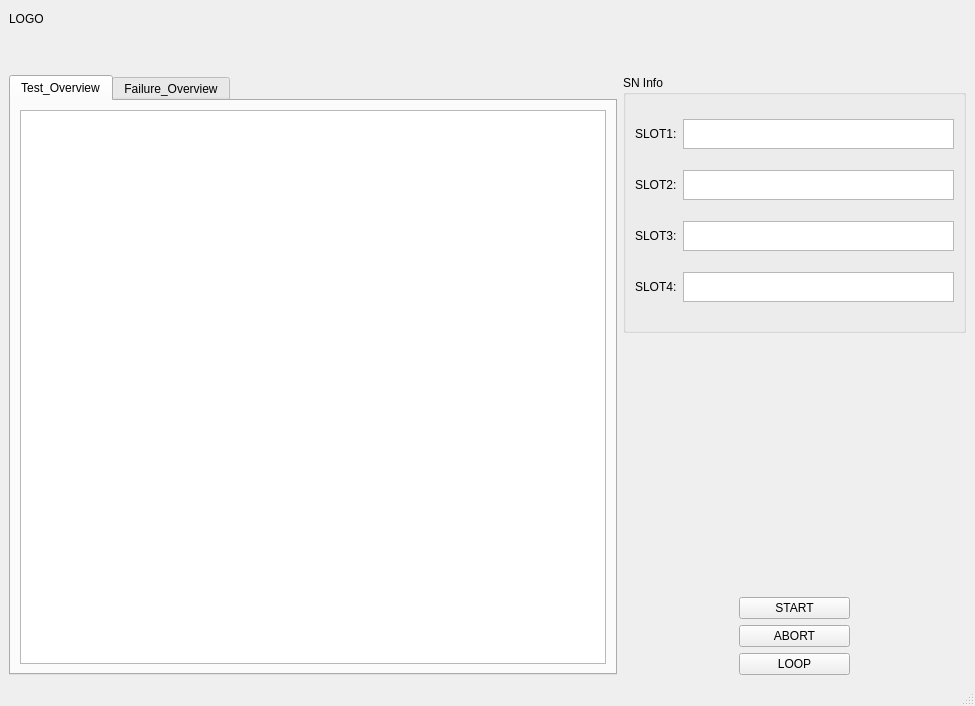
<?xml version="1.0" encoding="UTF-8"?>
<ui version="4.0">
 <class>MainWindow</class>
 <widget class="QMainWindow" name="MainWindow">
  <property name="geometry">
   <rect>
    <x>0</x>
    <y>0</y>
    <width>975</width>
    <height>706</height>
   </rect>
  </property>
  <property name="sizePolicy">
   <sizepolicy hsizetype="Fixed" vsizetype="Fixed">
    <horstretch>0</horstretch>
    <verstretch>0</verstretch>
   </sizepolicy>
  </property>
  <property name="maximumSize">
   <size>
    <width>16777215</width>
    <height>16777215</height>
   </size>
  </property>
  <property name="windowTitle">
   <string>Ingenuity</string>
  </property>
  <widget class="QWidget" name="centralwidget">
   <layout class="QGridLayout" name="gridLayout_4">
    <item row="0" column="0">
     <widget class="QLabel" name="label">
      <property name="sizePolicy">
       <sizepolicy hsizetype="Preferred" vsizetype="Preferred">
        <horstretch>1</horstretch>
        <verstretch>0</verstretch>
       </sizepolicy>
      </property>
      <property name="text">
       <string>LOGO</string>
      </property>
     </widget>
    </item>
    <item row="0" column="2">
     <spacer name="horizontalSpacer">
      <property name="orientation">
       <enum>Qt::Horizontal</enum>
      </property>
      <property name="sizeHint" stdset="0">
       <size>
        <width>343</width>
        <height>20</height>
       </size>
      </property>
     </spacer>
    </item>
    <item row="0" column="1">
     <spacer name="horizontalSpacer_2">
      <property name="orientation">
       <enum>Qt::Horizontal</enum>
      </property>
      <property name="sizeHint" stdset="0">
       <size>
        <width>538</width>
        <height>20</height>
       </size>
      </property>
     </spacer>
    </item>
    <item row="2" column="2">
     <layout class="QGridLayout" name="gridLayout_3">
      <item row="0" column="0" colspan="3">
       <widget class="QGroupBox" name="group_slotinfo">
        <property name="sizePolicy">
         <sizepolicy hsizetype="Expanding" vsizetype="Expanding">
          <horstretch>0</horstretch>
          <verstretch>0</verstretch>
         </sizepolicy>
        </property>
        <property name="title">
         <string>SN Info</string>
        </property>
        <layout class="QGridLayout" name="gridLayout_2">
         <item row="2" column="0">
          <widget class="QLabel" name="label_slot3">
           <property name="sizePolicy">
            <sizepolicy hsizetype="Expanding" vsizetype="Expanding">
             <horstretch>0</horstretch>
             <verstretch>0</verstretch>
            </sizepolicy>
           </property>
           <property name="maximumSize">
            <size>
             <width>16777215</width>
             <height>30</height>
            </size>
           </property>
           <property name="text">
            <string>SLOT3:</string>
           </property>
          </widget>
         </item>
         <item row="3" column="0">
          <widget class="QLabel" name="label_slot4">
           <property name="sizePolicy">
            <sizepolicy hsizetype="Expanding" vsizetype="Expanding">
             <horstretch>0</horstretch>
             <verstretch>0</verstretch>
            </sizepolicy>
           </property>
           <property name="maximumSize">
            <size>
             <width>16777215</width>
             <height>30</height>
            </size>
           </property>
           <property name="text">
            <string>SLOT4:</string>
           </property>
          </widget>
         </item>
         <item row="3" column="1">
          <widget class="QTextBrowser" name="textBrowser_4">
           <property name="sizePolicy">
            <sizepolicy hsizetype="Expanding" vsizetype="Expanding">
             <horstretch>0</horstretch>
             <verstretch>0</verstretch>
            </sizepolicy>
           </property>
           <property name="maximumSize">
            <size>
             <width>16777215</width>
             <height>30</height>
            </size>
           </property>
          </widget>
         </item>
         <item row="0" column="0">
          <widget class="QLabel" name="label_slot1">
           <property name="sizePolicy">
            <sizepolicy hsizetype="Expanding" vsizetype="Expanding">
             <horstretch>0</horstretch>
             <verstretch>0</verstretch>
            </sizepolicy>
           </property>
           <property name="maximumSize">
            <size>
             <width>16777215</width>
             <height>30</height>
            </size>
           </property>
           <property name="text">
            <string>SLOT1:</string>
           </property>
          </widget>
         </item>
         <item row="1" column="1">
          <widget class="QTextBrowser" name="textBrowser_2">
           <property name="maximumSize">
            <size>
             <width>16777215</width>
             <height>30</height>
            </size>
           </property>
          </widget>
         </item>
         <item row="1" column="0">
          <widget class="QLabel" name="label_slot2">
           <property name="sizePolicy">
            <sizepolicy hsizetype="Expanding" vsizetype="Expanding">
             <horstretch>0</horstretch>
             <verstretch>0</verstretch>
            </sizepolicy>
           </property>
           <property name="maximumSize">
            <size>
             <width>16777215</width>
             <height>30</height>
            </size>
           </property>
           <property name="text">
            <string>SLOT2:</string>
           </property>
          </widget>
         </item>
         <item row="0" column="1">
          <widget class="QTextBrowser" name="textBrowser">
           <property name="sizePolicy">
            <sizepolicy hsizetype="Expanding" vsizetype="Expanding">
             <horstretch>1</horstretch>
             <verstretch>0</verstretch>
            </sizepolicy>
           </property>
           <property name="maximumSize">
            <size>
             <width>16777215</width>
             <height>30</height>
            </size>
           </property>
          </widget>
         </item>
         <item row="2" column="1">
          <widget class="QTextBrowser" name="textBrowser_3">
           <property name="minimumSize">
            <size>
             <width>0</width>
             <height>0</height>
            </size>
           </property>
           <property name="maximumSize">
            <size>
             <width>16777215</width>
             <height>30</height>
            </size>
           </property>
          </widget>
         </item>
        </layout>
       </widget>
      </item>
      <item row="3" column="1">
       <widget class="QPushButton" name="bt_abort">
        <property name="text">
         <string>ABORT</string>
        </property>
       </widget>
      </item>
      <item row="2" column="1">
       <widget class="QPushButton" name="bt_start">
        <property name="text">
         <string>START</string>
        </property>
       </widget>
      </item>
      <item row="4" column="1">
       <widget class="QPushButton" name="bt_loop">
        <property name="text">
         <string>LOOP</string>
        </property>
       </widget>
      </item>
      <item row="1" column="1">
       <spacer name="verticalSpacer">
        <property name="orientation">
         <enum>Qt::Vertical</enum>
        </property>
        <property name="sizeHint" stdset="0">
         <size>
          <width>20</width>
          <height>40</height>
         </size>
        </property>
       </spacer>
      </item>
     </layout>
    </item>
    <item row="2" column="0" colspan="2">
     <widget class="QTabWidget" name="tabWidget">
      <property name="sizePolicy">
       <sizepolicy hsizetype="Expanding" vsizetype="Expanding">
        <horstretch>0</horstretch>
        <verstretch>1</verstretch>
       </sizepolicy>
      </property>
      <property name="currentIndex">
       <number>0</number>
      </property>
      <widget class="QWidget" name="tab_testOverview">
       <attribute name="title">
        <string>Test_Overview</string>
       </attribute>
       <layout class="QGridLayout" name="gridLayout">
        <item row="0" column="0">
         <widget class="QTableView" name="tableview_test"/>
        </item>
       </layout>
      </widget>
      <widget class="QWidget" name="tab_failureOverview">
       <attribute name="title">
        <string>Failure_Overview</string>
       </attribute>
       <widget class="QTableView" name="tableview_failure">
        <property name="geometry">
         <rect>
          <x>0</x>
          <y>0</y>
          <width>581</width>
          <height>581</height>
         </rect>
        </property>
       </widget>
      </widget>
     </widget>
    </item>
    <item row="1" column="1">
     <spacer name="verticalSpacer_2">
      <property name="orientation">
       <enum>Qt::Vertical</enum>
      </property>
      <property name="sizeHint" stdset="0">
       <size>
        <width>20</width>
        <height>40</height>
       </size>
      </property>
     </spacer>
    </item>
   </layout>
  </widget>
  <widget class="QMenuBar" name="menubar">
   <property name="geometry">
    <rect>
     <x>0</x>
     <y>0</y>
     <width>975</width>
     <height>22</height>
    </rect>
   </property>
  </widget>
  <widget class="QStatusBar" name="statusbar"/>
 </widget>
 <resources/>
 <connections/>
 <slots>
  <slot>bt_start()</slot>
  <slot>bt_abort()</slot>
  <slot>bt_loop()</slot>
 </slots>
</ui>
